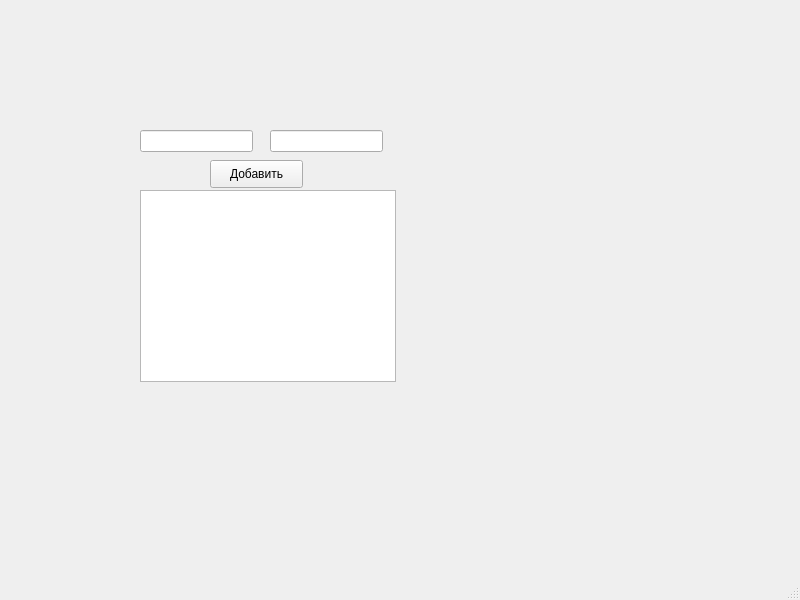
<?xml version="1.0" encoding="UTF-8"?>
<ui version="4.0">
 <class>MainWindow</class>
 <widget class="QMainWindow" name="MainWindow">
  <property name="geometry">
   <rect>
    <x>0</x>
    <y>0</y>
    <width>800</width>
    <height>600</height>
   </rect>
  </property>
  <property name="windowTitle">
   <string>MainWindow</string>
  </property>
  <widget class="QWidget" name="centralwidget">
   <widget class="QListWidget" name="contactList">
    <property name="geometry">
     <rect>
      <x>140</x>
      <y>190</y>
      <width>256</width>
      <height>192</height>
     </rect>
    </property>
   </widget>
   <widget class="QPushButton" name="addContactBtn">
    <property name="geometry">
     <rect>
      <x>210</x>
      <y>160</y>
      <width>93</width>
      <height>28</height>
     </rect>
    </property>
    <property name="text">
     <string>Добавить</string>
    </property>
   </widget>
   <widget class="QLineEdit" name="contactName">
    <property name="geometry">
     <rect>
      <x>140</x>
      <y>130</y>
      <width>113</width>
      <height>22</height>
     </rect>
    </property>
   </widget>
   <widget class="QLineEdit" name="contactNumber">
    <property name="geometry">
     <rect>
      <x>270</x>
      <y>130</y>
      <width>113</width>
      <height>22</height>
     </rect>
    </property>
   </widget>
  </widget>
  <widget class="QMenuBar" name="menubar">
   <property name="geometry">
    <rect>
     <x>0</x>
     <y>0</y>
     <width>800</width>
     <height>26</height>
    </rect>
   </property>
  </widget>
  <widget class="QStatusBar" name="statusbar"/>
 </widget>
 <resources/>
 <connections/>
</ui>
